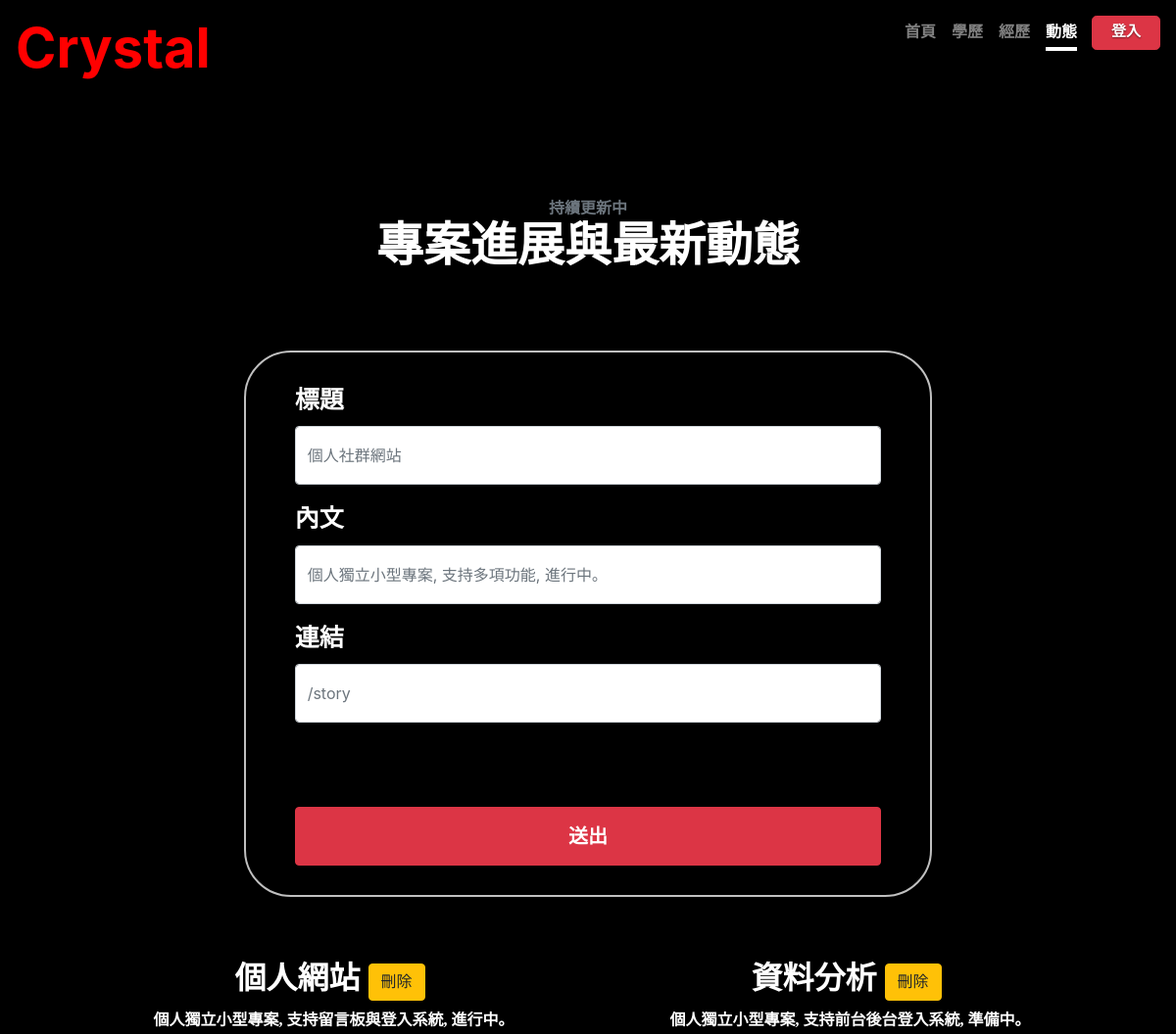
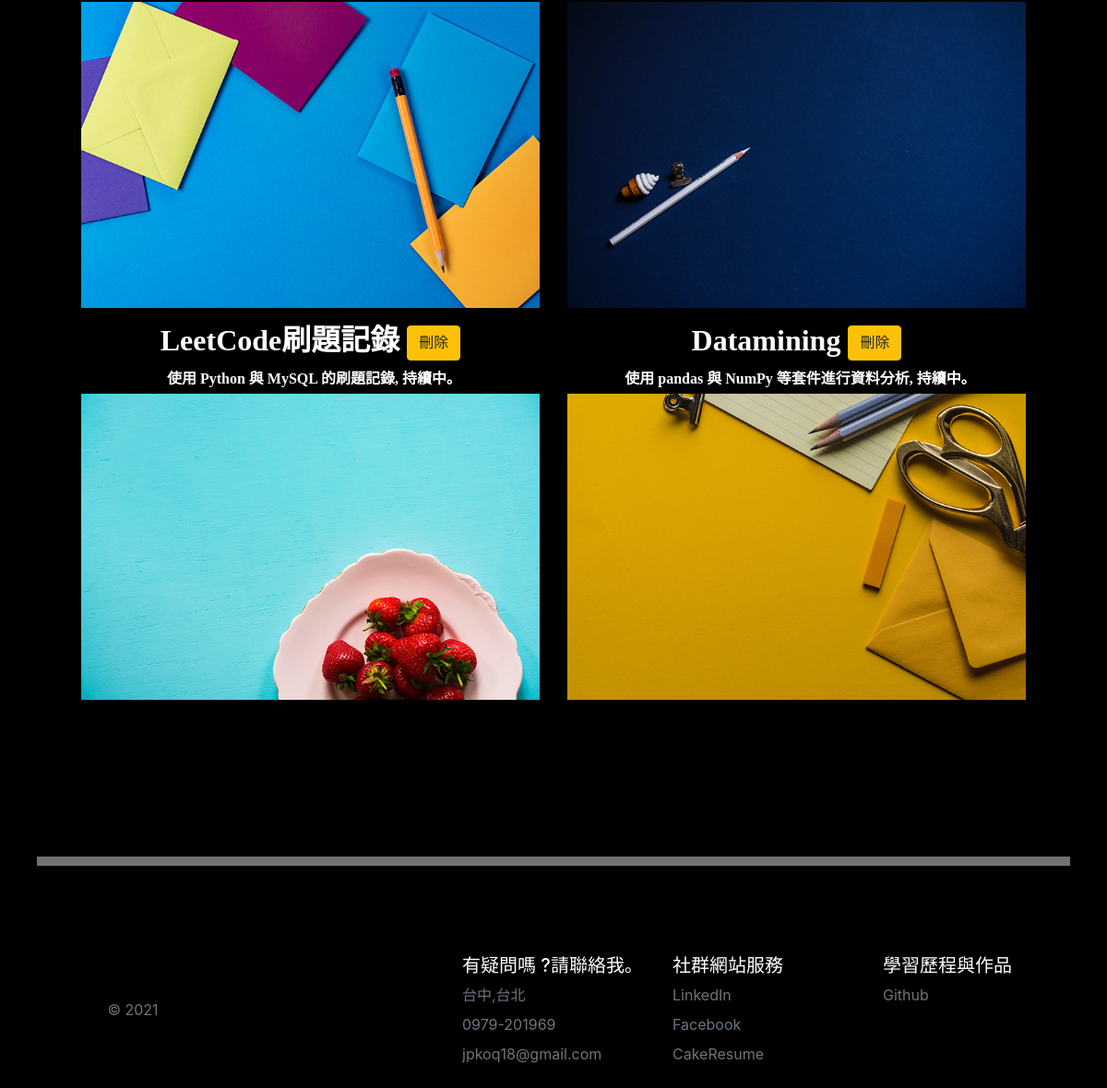
The page /story on the database its author committed (2 pictures, top to bottom).
### PersonalWeb/models.py (models this page shows)
class Story(db.Model):
    id = db.Column(db.Integer , primary_key = True)
    title = db.Column(db.String(20))
    body = db.Column(db.String(200))
    site = db.Column(db.String(255),default = '/story')

### PersonalWeb/views.py (the view, shortened to what this page needs)
@app.route('/story',methods=["GET","POST"])
def story():
    stories=Story.query.all()
    form=PostForm()
    return render_template('story.html' ,stories=stories , form=form)

### PersonalWeb/forms.py
class PostForm(FlaskForm):
    title = StringField(label = "標題" , validators = [ DataRequired() , Length(1, 20)], render_kw = {'placeholder' : '個人社群網站'})
    body = StringField(label = '內文' , validators = [DataRequired() , Length(1, 200)] , render_kw = {'placeholder' : '個人獨立小型專案, 支持多項功能, 進行中｡'})
    site = StringField(label = '連結' , validators = [DataRequired(), Length(0, 255)] , render_kw = {'placeholder' : '/story'})
    submit = SubmitField(label = '送出')

### PersonalWeb/templates/story.html (shortened to what this page needs)
{% extends 'base.html'%}
{%   from 'bootstrap/form.html'  import render_form %}
{% block main %}
<section class="content-section" id="portfolio">
    <div class="container px-4 px-lg-5">
        <div class="content-section-heading text-center">
            <h3 class="text-secondary mb-0 cont">持續更新中</h3>
            <h2 class="mb-5 cont">專案進展與最新動態</h2>
            <div class="row">
                <div class="col-md-2"></div>
                <div class="col-md-8 text-left mb-5 center1">
                    {{render_form(form, button_map = {'submit':'danger'},extra_classes = 'post') }}
                </div>
                <div class="col-md-2"></div>
            </div>
        </div>
        <div class="row gx-0">
            {% for story in stories %}
            <div class="col-lg-6">
                    <div class="caption">
                        <div class="caption-content">
                            <div class="mt-3 h2 cont">{{story.title}}
                            <form class="inline" method="post" action="{{ url_for('delete_story', story_id=story.id)}}">
                                <button type="submit" class="btn btn-warning btn-md" onclick="return confirm('你確定嗎?')">刪除</button>
                            </form>
                        </div>
                            <p class="mb-1 cont">{{ story.body }}</p>
                        </div>
                    </div>
                    <a class="portfolio-item" href="{{ story.site }}">
                    <img class="img-fluid" src="../static/portfolio-{{ loop.index %8 }}.jpg" alt="..." />
                </a>
            </div>
            {% endfor %}
        </div>
    </div>
</section>
<center ><div class="divider1"></div></center>
{% endblock %}

### PersonalWeb/templates/base.html (shortened to what this page needs)
<!DOCTYPE html>
<html>
<head>
    <link rel="stylesheet" href="{{ url_for('static', filename='css/bootstrap.min.css') }}" type="text/css">
    <link rel="stylesheet" href="{{ url_for('static', filename='css/style.css') }}" type="text/css">
</head>
<body class="text-center">
    <div class="cover-container d-flex w-100 h-100 p-3 mx-auto flex-column">
        <header class="masthead mb-auto">
          <div class="inner">
            <h3 class="masthead-brand display-4 Crystal">Crystal</h3>
            <nav class="nav nav-masthead justify-content-center">
              <a {%  if request.endpoint == 'index' %}class="nav-link active"{% else %}class="nav-link" {% endif %} href="{{ url_for('index') }}">首頁</a>
              <a class="nav-link " href="/#education">學歷</a>
              <a class="nav-link " href="/#experience">經歷</a>
              <a {% if request.endpoint == 'story'%}class="nav-link active" {% else %} class="nav-link" {% endif %} href="{{url_for('story')}}">動態</a>
              <a class="btn btn-lg btn-danger login" href="{{url_for('login')}}">登入</a>
            </nav>
          </div>
        </header>
        <main role="main" class="inner cover">
          {% block main %}
          {% endblock %}
        </main>
        <div class="container">
            {% block footer %}
            <footer class="row row-cols-5 py-5 my-5 ">
                <div class="col">
                  <a href="/" class="d-flex align-items-center mb-3 link-dark text-decoration-none">
                    <svg class="bi me-2" width="40" height="32"><use xlink:href="#bootstrap"/></svg>
                  </a>
                  <p class="text-muted">&copy; 2021</p>
                </div>
                <div class="col">
                </div>
                <div class="col">
                  <h5 class="text-left">有疑問嗎 ?請聯絡我｡</h5>
                  <ul class="nav flex-column text-left">
                    <li class="nav-item mb-2"><a  class="nav-link p-0 text-muted">台中,台北</a></li>
                    <li class="nav-item mb-2"><a  class="nav-link p-0 text-muted">0979-201969</a></li>
                    <li class="nav-item mb-2"><a  class="nav-link p-0 text-muted">jpkoq18@gmail.com</a></li>
                  </ul>
                </div>
                <div class="col">
                  <h5 class="text-left">社群網站服務</h5>
                  <ul class="nav flex-column text-left">
                    <li class="nav-item mb-2"><a href="https://www.linkedin.com/in/crystal-chen-568a0a117/" class="nav-link p-0 text-muted">LinkedIn</a></li>
                    <li class="nav-item mb-2"><a href="https://www.facebook.com/jpkoq18/" class="nav-link p-0 text-muted">Facebook</a></li>
                    <li class="nav-item mb-2"><a href="https://www.cakeresume.com/me/chen-crystal-f3c729" class="nav-link p-0 text-muted">CakeResume</a></li>
                  </ul>
                </div>
                <div class="col">
                  <h5 class="text-left">學習歷程與作品</h5>
                  <ul class="nav flex-column text-left">
                    <li class="nav-item mb-2"><a href="https://github.com/Crystal9202" class="nav-link p-0 text-muted">Github</a></li>
                  </ul>
                </div>
              </footer>
            </div>
            {% endblock %}
        </div>
</body>
</html>

### PersonalWeb/static/css/style.css (style rules this page uses)
a, a:focus, a:hover { color: #fff; }
html, body { height: 100%; background-color:black; }
body { display: -ms-flexbox; display: flex; color: #fff; text-shadow: 0 .05rem .1rem rgba(0, 0, 0, .5); box-shadow: inset 0 0 5rem rgba(0, 0, 0, .5); }
.cover-container { max-width: 82em; }
.masthead { margin-bottom: 2rem; }
.masthead-brand { margin-bottom: 0; }
.nav-masthead .nav-link { padding: .25rem 0; font-weight: 700; color: rgba(255, 255, 255, .5); background-color: transparent; border-bottom: .25rem solid transparent; }
.nav-masthead .nav-link + .nav-link { margin-left: 1rem; }
.nav-masthead .active { color: #fff; border-bottom-color: #fff; }
@media (min-width: 48em) { .masthead-brand { float: left; } }
@media (min-width: 48em) { .nav-masthead { float: right; } }
.cover { padding: 0 1.5rem; }
.Crystal { color:red; font-weight: bold; }
.cont { font-weight: bold; font-family: "Microsoft YaHei"; }
.divider1 { height: 10px; width: 100%; background-color:#717171; margin-top: 50px ; }
.login { font-family:"Microsoft YaHei" ; font-size: 15px; font-weight: bold; width: 70px; height: 35px; margin-left: 15px; margin-top: 0px; padding: 0.25rem 0px; }
.center1 { border: 2px solid silver; padding-top: 30px; padding-bottom: 30px; padding-right: 50px; padding-left: 50px; margin-top: 30px; border-radius: 3rem; }
input[type=text] { height: 60px }
input[type=submit] { height: 60px; width: 100%; margin-top: 70px; font-size: 20px; font-weight: bold; font-family:"Microsoft YaHei" ; }
.post label { font-size: 25px; font-weight: bold; font-family: "Microsoft YaHei"; }
.inline { display: inline ; }
.img-fluid { max-width: 100%; height: auto; }
.content-section { padding-top: 7.5rem; padding-bottom: 7.5rem; }
.content-section-heading h2, .content-section-heading .h2 { font-size: 3rem; }
.content-section-heading h3, .content-section-heading .h3 { font-size: 1rem; text-transform: uppercase; }
.g-0, .gx-0 { --bs-gutter-x: 0; }
.px-lg-5 { padding-right: 3rem !important; padding-left: 3rem !important; }

### rows shown on the page
Story: title "個人網站", body "個人獨立小型專案, 支持留言板與登入系統, 進行中｡", shows a picture
Story: title "資料分析", body "個人獨立小型專案, 支持前台後台登入系統, 準備中｡", shows a picture
Story: title "LeetCode刷題記錄", body "使用 Python 與 MySQL 的刷題記錄, 持續中｡", shows a picture
Story: title "Datamining", body "使用 pandas 與 NumPy 等套件進行資料分析, 持續中｡", shows a picture
